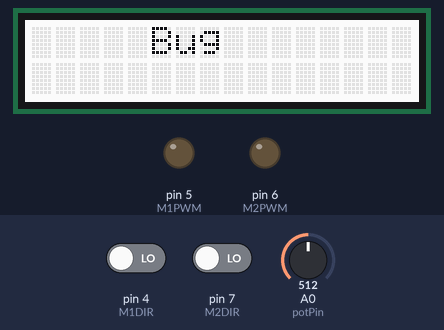
Bench run of a sketch on a simulated Arduino Uno, built with avr-gcc and run on an emulated ATmega328P. Shown: 16×2 character LCD, output pins drawn as LEDs (lit = HIGH). Inputs (shaded band) come from the test bench; at power-on: pin 4 (M1DIR) LOW, pin 7 (M2DIR) LOW, A0 (potPin) = 512. What the sketch prints to the serial monitor is not drawn.

Above: at 1.2 s.
1.3 s: pin 4 (M1DIR) driven HIGH
At 2.2 s:
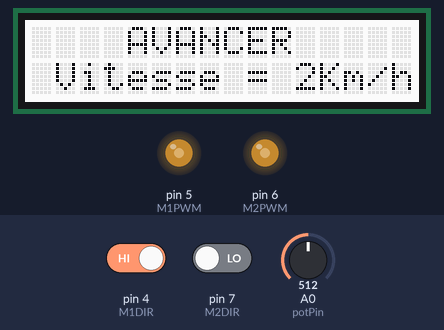
3.1 s: pin 7 (M2DIR) driven HIGH
At 3.83 s:
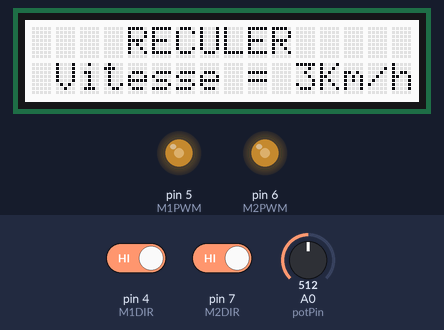
6.1 s: A0 (potPin) set to 716
At 6.73 s:
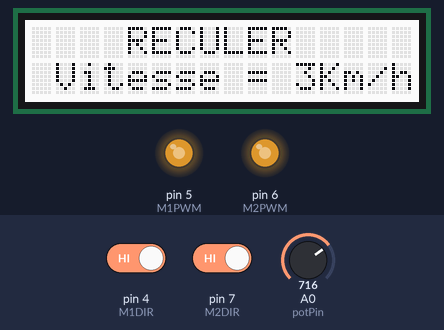
8.9 s: A0 (potPin) set to 900
At 9.06 s:
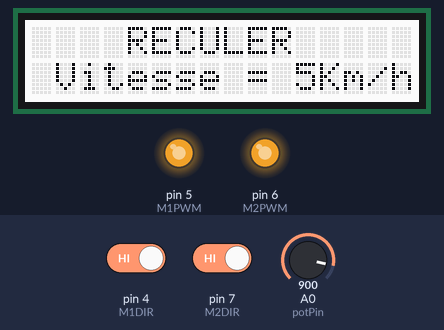
11.2 s: A0 (potPin) set to 122
At 11.38 s:
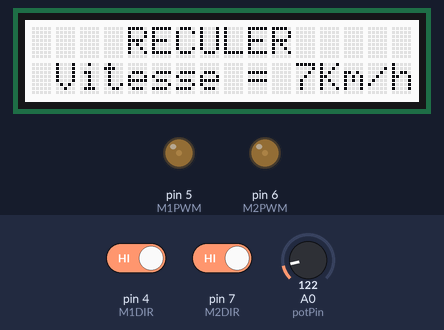
13.6 s: pin 4 (M1DIR) driven LOW
Timing chart, 0 to 16.3 s (numbered marks = the images above; inputs shaded):
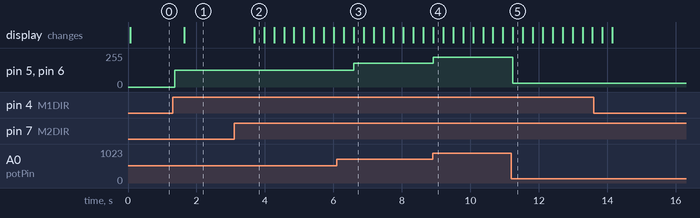

Measured:
- after the input at 1.3 s, pin 5 (M1PWM), pin 6 (M2PWM): 0/255 → 127/255 after 0.06 s; the display: changes after 0.35 s (image 1)
- after the input at 3.1 s, the display: changes after 0.59 s (image 2)
- after the input at 6.1 s, pin 5 (M1PWM), pin 6 (M2PWM): 127/255 → 178/255 after 0.49 s
- after the input at 8.9 s, pin 5 (M1PWM), pin 6 (M2PWM): 178/255 → 224/255 at once
- after the input at 11.2 s, pin 5 (M1PWM), pin 6 (M2PWM): 224/255 → 30/255 at once

The sketch:

deux_boutons_avancer_reculer.ino
```cpp
int M1DIR = 4;
int M1PWM = 5;
int M2DIR = 7;
int M2PWM = 6;
#define potPin A0
#include <Wire.h>
#include "rgb_lcd.h"
rgb_lcd lcd;


void setup() {
  pinMode(M1DIR, OUTPUT);
 pinMode(M1PWM, OUTPUT);
 pinMode(M2DIR, OUTPUT);
 pinMode(M2PWM, OUTPUT);
  pinMode(4, INPUT);
  pinMode(7, INPUT);
  Serial.begin(9600);
  pinMode(potPin, INPUT);

}

void loop() {
  int a ;
  int b ;
  int d = 0;
  a = digitalRead (4);
  b = digitalRead (7);
  d = analogRead(potPin);
  int pwm = map(d,0,1023,0,255);
 analogWrite(M1PWM, 0);
  analogWrite(M2PWM, 0);

Serial.println(analogRead(potPin));

  if (a==1)
    {
     analogWrite(M1PWM,pwm);
     analogWrite(M2PWM,pwm);
     delay(200);

     lcd.begin(16, 2);
    lcd.setCursor(0,0);
    lcd.print("    AVANCER ");
    lcd.setCursor(0,1);
    lcd.print(" Vitesse = ");
    lcd.print(pwm/45);
    lcd.print("Km/h");


    }

 if (b==1)
    {
     analogWrite(M1PWM,pwm);
     analogWrite(M2PWM,pwm);
      digitalWrite(M1DIR,1);
     digitalWrite(M2DIR,1);
     delay(200);

     lcd.begin(16, 2);
    lcd.setCursor(0,0);
    lcd.print("    RECULER ");
    lcd.setCursor(0,1);
    lcd.print(" Vitesse = ");
    lcd.print(pwm/32);
    lcd.print("Km/h");

    }
 if((b!=1) && (a!=1))
    {
      lcd.begin(16, 2);
    lcd.setCursor(0,0);
    lcd.print("     Bug");
    delay(200);
    analogWrite(M1PWM,0);
  analogWrite(M2PWM,0);

    }

   // digitalWrite (3 , HIGH);
   // delay (2000);
   // digitalWrite(3, LOW);
   //delay (2000);
}
```
